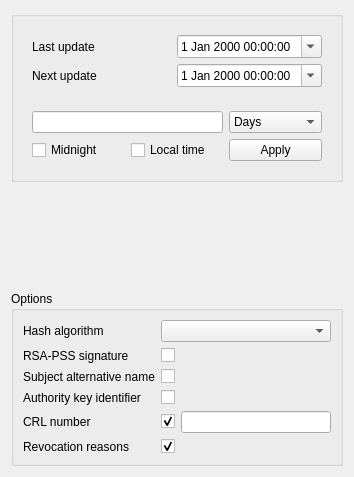
<?xml version="1.0" encoding="UTF-8"?>
<ui version="4.0">
 <class>NewCrl</class>
 <widget class="QWidget" name="NewCrl">
  <property name="geometry">
   <rect>
    <x>0</x>
    <y>0</y>
    <width>354</width>
    <height>477</height>
   </rect>
  </property>
  <property name="windowTitle">
   <string/>
  </property>
  <layout class="QVBoxLayout" name="verticalLayout_2">
   <item>
    <widget class="QGroupBox" name="dateBox">
     <property name="title">
      <string/>
     </property>
     <layout class="QVBoxLayout" name="verticalLayout">
      <property name="sizeConstraint">
       <enum>QLayout::SetMinAndMaxSize</enum>
      </property>
      <item>
       <widget class="QWidget" name="widget" native="true">
        <layout class="QGridLayout" name="gridLayout_2">
         <item row="0" column="0">
          <widget class="QLabel" name="label">
           <property name="text">
            <string>Last update</string>
           </property>
          </widget>
         </item>
         <item row="0" column="1">
          <widget class="Validity" name="lastUpdate">
           <property name="calendarPopup">
            <bool>true</bool>
           </property>
          </widget>
         </item>
         <item row="1" column="0">
          <widget class="QLabel" name="label_2">
           <property name="text">
            <string>Next update</string>
           </property>
          </widget>
         </item>
         <item row="1" column="1">
          <widget class="Validity" name="nextUpdate">
           <property name="calendarPopup">
            <bool>true</bool>
           </property>
          </widget>
         </item>
        </layout>
       </widget>
      </item>
      <item>
       <widget class="QWidget" name="widget_2" native="true">
        <layout class="QGridLayout" name="gridLayout">
         <item row="0" column="0" colspan="2">
          <widget class="QLineEdit" name="validNumber"/>
         </item>
         <item row="0" column="2">
          <widget class="QComboBox" name="validRange">
           <item>
            <property name="text">
             <string>Days</string>
            </property>
           </item>
           <item>
            <property name="text">
             <string>Months</string>
            </property>
           </item>
           <item>
            <property name="text">
             <string>Years</string>
            </property>
           </item>
          </widget>
         </item>
         <item row="1" column="0">
          <widget class="QCheckBox" name="midnightCB">
           <property name="text">
            <string>Midnight</string>
           </property>
          </widget>
         </item>
         <item row="1" column="1">
          <widget class="QCheckBox" name="checkBox">
           <property name="text">
            <string>Local time</string>
           </property>
          </widget>
         </item>
         <item row="1" column="2">
          <widget class="QPushButton" name="applyTime">
           <property name="text">
            <string>Apply</string>
           </property>
          </widget>
         </item>
        </layout>
       </widget>
      </item>
     </layout>
    </widget>
   </item>
   <item>
    <spacer name="verticalSpacer">
     <property name="orientation">
      <enum>Qt::Vertical</enum>
     </property>
     <property name="sizeHint" stdset="0">
      <size>
       <width>20</width>
       <height>1</height>
      </size>
     </property>
    </spacer>
   </item>
   <item>
    <widget class="QGroupBox" name="groupBox_2">
     <property name="title">
      <string>Options</string>
     </property>
     <layout class="QGridLayout" name="gridLayout_3">
      <item row="2" column="1">
       <widget class="QCheckBox" name="subAltName">
        <property name="text">
         <string/>
        </property>
       </widget>
      </item>
      <item row="4" column="1">
       <layout class="QHBoxLayout" name="horizontalLayout">
        <property name="sizeConstraint">
         <enum>QLayout::SetDefaultConstraint</enum>
        </property>
        <item>
         <widget class="QCheckBox" name="setCrlNumber">
          <property name="text">
           <string/>
          </property>
          <property name="checked">
           <bool>true</bool>
          </property>
         </widget>
        </item>
        <item>
         <widget class="QLineEdit" name="crlNumber"/>
        </item>
       </layout>
      </item>
      <item row="0" column="0">
       <widget class="QLabel" name="label_3">
        <property name="text">
         <string>Hash algorithm</string>
        </property>
       </widget>
      </item>
      <item row="3" column="1">
       <widget class="QCheckBox" name="authKeyId">
        <property name="text">
         <string/>
        </property>
       </widget>
      </item>
      <item row="5" column="1">
       <widget class="QCheckBox" name="revocationReasons">
        <property name="text">
         <string/>
        </property>
        <property name="checked">
         <bool>true</bool>
        </property>
       </widget>
      </item>
      <item row="3" column="0">
       <widget class="QLabel" name="label_5">
        <property name="text">
         <string>Authority key identifier</string>
        </property>
       </widget>
      </item>
      <item row="5" column="0">
       <widget class="QLabel" name="label_7">
        <property name="text">
         <string>Revocation reasons</string>
        </property>
       </widget>
      </item>
      <item row="0" column="1">
       <widget class="hashBox" name="hashAlgo"/>
      </item>
      <item row="4" column="0">
       <widget class="QLabel" name="label_4">
        <property name="text">
         <string>CRL number</string>
        </property>
       </widget>
      </item>
      <item row="2" column="0">
       <widget class="QLabel" name="label_6">
        <property name="text">
         <string>Subject alternative name</string>
        </property>
       </widget>
      </item>
      <item row="1" column="0">
       <widget class="QLabel" name="label_8">
        <property name="text">
         <string>RSA-PSS signature</string>
        </property>
       </widget>
      </item>
      <item row="1" column="1">
       <widget class="QCheckBox" name="rsapss">
        <property name="text">
         <string/>
        </property>
       </widget>
      </item>
     </layout>
    </widget>
   </item>
  </layout>
 </widget>
 <customwidgets>
  <customwidget>
   <class>hashBox</class>
   <extends>QComboBox</extends>
   <header>widgets/hashBox.h</header>
  </customwidget>
  <customwidget>
   <class>Validity</class>
   <extends>QDateTimeEdit</extends>
   <header>widgets/validity.h</header>
   <container>1</container>
   <slots>
    <slot>hideTimeCheck(int)</slot>
    <slot>localTime(int)</slot>
   </slots>
  </customwidget>
 </customwidgets>
 <resources/>
 <connections>
  <connection>
   <sender>setCrlNumber</sender>
   <signal>clicked(bool)</signal>
   <receiver>crlNumber</receiver>
   <slot>setEnabled(bool)</slot>
   <hints>
    <hint type="sourcelabel">
     <x>204</x>
     <y>369</y>
    </hint>
    <hint type="destinationlabel">
     <x>325</x>
     <y>370</y>
    </hint>
   </hints>
  </connection>
  <connection>
   <sender>midnightCB</sender>
   <signal>stateChanged(int)</signal>
   <receiver>nextUpdate</receiver>
   <slot>hideTimeCheck(int)</slot>
   <hints>
    <hint type="sourcelabel">
     <x>81</x>
     <y>182</y>
    </hint>
    <hint type="destinationlabel">
     <x>195</x>
     <y>93</y>
    </hint>
   </hints>
  </connection>
  <connection>
   <sender>midnightCB</sender>
   <signal>stateChanged(int)</signal>
   <receiver>lastUpdate</receiver>
   <slot>hideTimeCheck(int)</slot>
   <hints>
    <hint type="sourcelabel">
     <x>53</x>
     <y>178</y>
    </hint>
    <hint type="destinationlabel">
     <x>161</x>
     <y>51</y>
    </hint>
   </hints>
  </connection>
  <connection>
   <sender>midnightCB</sender>
   <signal>clicked(bool)</signal>
   <receiver>checkBox</receiver>
   <slot>setDisabled(bool)</slot>
   <hints>
    <hint type="sourcelabel">
     <x>106</x>
     <y>176</y>
    </hint>
    <hint type="destinationlabel">
     <x>146</x>
     <y>183</y>
    </hint>
   </hints>
  </connection>
  <connection>
   <sender>checkBox</sender>
   <signal>stateChanged(int)</signal>
   <receiver>nextUpdate</receiver>
   <slot>localTime(int)</slot>
   <hints>
    <hint type="sourcelabel">
     <x>164</x>
     <y>182</y>
    </hint>
    <hint type="destinationlabel">
     <x>170</x>
     <y>88</y>
    </hint>
   </hints>
  </connection>
  <connection>
   <sender>checkBox</sender>
   <signal>stateChanged(int)</signal>
   <receiver>lastUpdate</receiver>
   <slot>localTime(int)</slot>
   <hints>
    <hint type="sourcelabel">
     <x>197</x>
     <y>175</y>
    </hint>
    <hint type="destinationlabel">
     <x>189</x>
     <y>60</y>
    </hint>
   </hints>
  </connection>
 </connections>
</ui>
